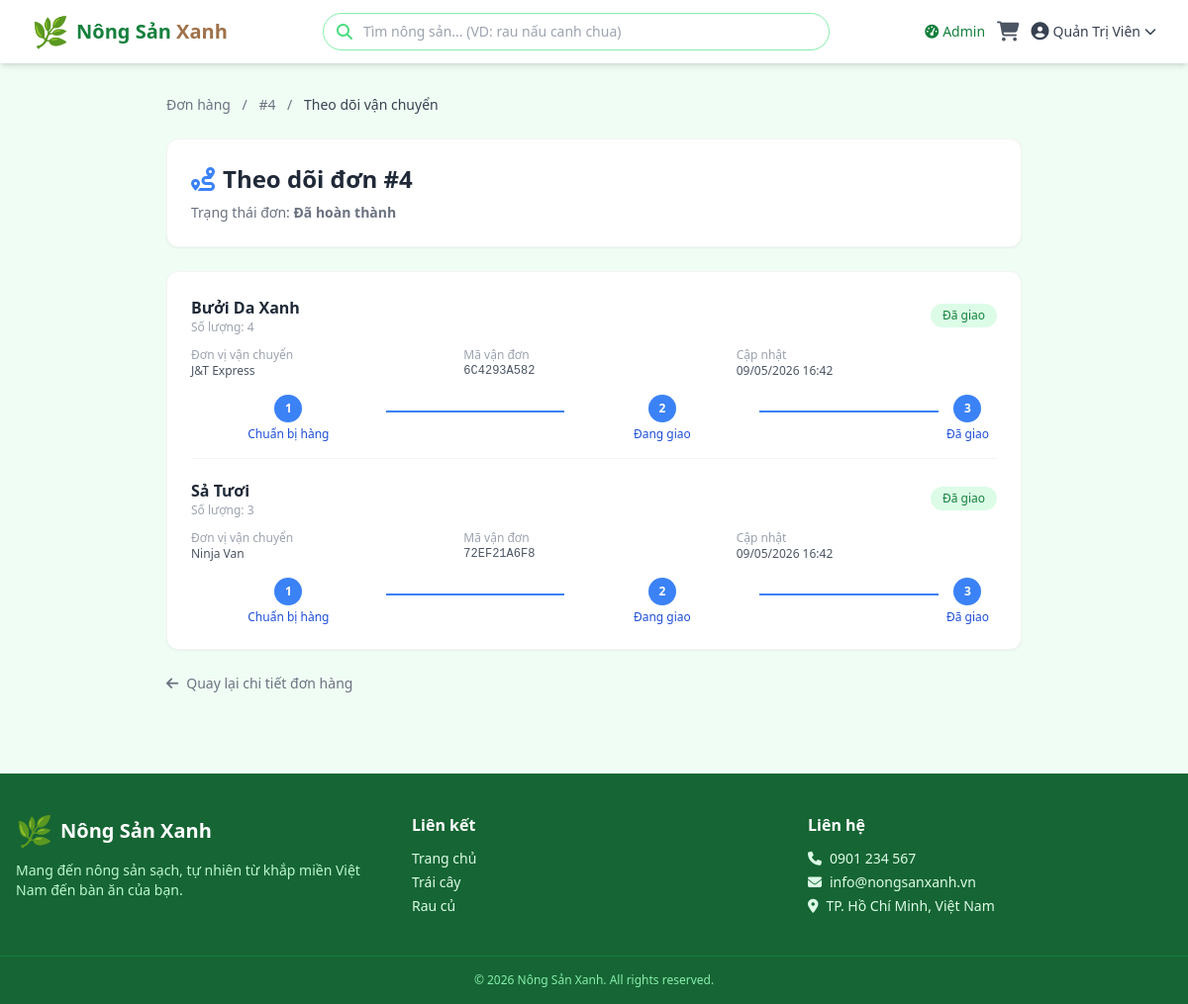
Page /orders/4/tracking (signed in) on the committed database.
### models.py (models this page shows, shortened)
class User(UserMixin, db.Model):
    __tablename__ = 'users'
    id = db.Column(db.Integer, primary_key=True)
    username = db.Column(db.String(80), unique=True, nullable=False, index=True)
    email = db.Column(db.String(120), unique=True, nullable=False, index=True)
    password_hash = db.Column(db.String(256), nullable=False)
    full_name = db.Column(db.String(150), nullable=False)
    phone = db.Column(db.String(20), nullable=True)
    address = db.Column(db.String(300), nullable=True)
    role = db.Column(db.String(20), nullable=False, default='buyer')  # 'admin' | 'seller' | 'buyer'
    is_active = db.Column(db.Boolean, default=True)
    created_at = db.Column(db.DateTime, default=datetime.utcnow)
    orders = db.relationship('Order', backref='customer', lazy='dynamic')
    products = db.relationship('Product', backref='seller', lazy='dynamic', foreign_keys='Product.seller_id')
    def is_admin(self):
        return self.role == 'admin'
    def is_seller(self):
        return self.role == 'seller'

class Order(db.Model):
    __tablename__ = 'orders'
    id = db.Column(db.Integer, primary_key=True)
    user_id = db.Column(db.Integer, db.ForeignKey('users.id'), nullable=False)
    order_date = db.Column(db.DateTime, default=datetime.utcnow)
    status = db.Column(db.String(30), nullable=False, default='Đang xử lý')
    total_amount = db.Column(db.Float, nullable=False, default=0)
    shipping_name = db.Column(db.String(150), nullable=False)
    shipping_phone = db.Column(db.String(20), nullable=False)
    shipping_address = db.Column(db.String(500), nullable=False)
    note = db.Column(db.Text, nullable=True)
    items = db.relationship('OrderItem', backref='order', lazy='joined', cascade='all, delete-orphan')
    payment = db.relationship('Payment', backref='order', uselist=False, cascade='all, delete-orphan')

class OrderItem(db.Model):
    __tablename__ = 'order_items'
    id = db.Column(db.Integer, primary_key=True)
    order_id = db.Column(db.Integer, db.ForeignKey('orders.id'), nullable=False)
    product_id = db.Column(db.Integer, db.ForeignKey('products.id'), nullable=False)
    product_name = db.Column(db.String(200), nullable=False)
    product_price = db.Column(db.Float, nullable=False)
    quantity = db.Column(db.Integer, nullable=False, default=1)
    subtotal = db.Column(db.Float, nullable=False, default=0)
    seller_status = db.Column(db.String(30), nullable=False, default='Đơn mới')
    shipping_code = db.Column(db.String(100), nullable=True)
    shipping_carrier = db.Column(db.String(100), nullable=True)
    shipping_updated_at = db.Column(db.DateTime, nullable=True)
    shipment = db.relationship('Shipment', backref='order_item', uselist=False, cascade='all, delete-orphan')

class Shipment(db.Model):
    __tablename__ = 'shipments'
    id = db.Column(db.Integer, primary_key=True)
    order_item_id = db.Column(db.Integer, db.ForeignKey('order_items.id'), nullable=False, unique=True)
    carrier = db.Column(db.String(100), nullable=True)
    tracking_code = db.Column(db.String(100), nullable=True)
    status = db.Column(db.String(30), nullable=False, default='Chuẩn bị hàng')
    shipped_at = db.Column(db.DateTime, nullable=True)
    delivered_at = db.Column(db.DateTime, nullable=True)
    updated_at = db.Column(db.DateTime, default=datetime.utcnow, onupdate=datetime.utcnow)

### app.py (the view)
@app.route('/orders/<int:order_id>/tracking')
@login_required
def order_tracking(order_id):
    order = Order.query.get_or_404(order_id)
    if order.user_id != current_user.id and not current_user.is_admin():
        abort(403)
    return render_template('tracking.html', order=order)

### app.py (called while the page is built)
@login_manager.user_loader
def load_user(user_id):
    return db.session.get(User, int(user_id))

@app.context_processor
def inject_cart_count():
    cart = session.get('cart', {})
    count = sum(item['quantity'] for item in cart.values())
    return dict(cart_count=count)

### templates/tracking.html (shortened to what this page needs)
{% extends 'base.html' %}
{% block content %}
<div class="max-w-4xl mx-auto px-4 py-8">
    <nav class="text-sm text-gray-500 mb-6">
        <a href="{{ url_for('order_history') }}" class="hover:text-green-brand-700 transition">Đơn hàng</a>
        <span class="mx-2">/</span>
        <a href="{{ url_for('order_detail', order_id=order.id) }}" class="hover:text-green-brand-700 transition">#{{ order.id }}</a>
        <span class="mx-2">/</span>
        <span class="text-gray-700 font-medium">Theo dõi vận chuyển</span>
    </nav>
    <div class="bg-white rounded-xl shadow-sm border border-gray-100 p-6 mb-6">
        <h1 class="text-2xl font-bold text-gray-800 mb-2">
            <i class="fas fa-route text-blue-500 mr-2"></i>Theo dõi đơn #{{ order.id }}
        </h1>
        <p class="text-sm text-gray-500">Trạng thái đơn: <span class="font-semibold">{{ order.status }}</span></p>
    </div>
    <div class="bg-white rounded-xl shadow-sm border border-gray-100 p-6 space-y-5">
        {% for item in order.items %}
        <div class="border-b border-gray-100 pb-4 last:border-b-0 last:pb-0">
            <div class="flex items-center justify-between mb-3">
                <div>
                    <p class="font-semibold text-gray-800">{{ item.product_name }}</p>
                    <p class="text-xs text-gray-400">Số lượng: {{ item.quantity }}</p>
                </div>
                {% set st = (item.shipment.status if item.shipment else item.seller_status) %}
                {% if st == 'Đã giao' %}
                <span class="px-3 py-1 rounded-full text-xs bg-green-100 text-green-700 font-medium">{{ st }}</span>
                {% elif st == 'Đang giao' %}
                <span class="px-3 py-1 rounded-full text-xs bg-blue-100 text-blue-700 font-medium">{{ st }}</span>
                {% else %}
                <span class="px-3 py-1 rounded-full text-xs bg-yellow-100 text-yellow-700 font-medium">{{ st }}</span>
                {% endif %}
            </div>
            <div class="text-xs text-gray-600 grid grid-cols-1 sm:grid-cols-3 gap-3">
                <div>
                    <p class="text-gray-400">Đơn vị vận chuyển</p>
                    <p>{{ (item.shipment.carrier if item.shipment else item.shipping_carrier) or '---' }}</p>
                </div>
                <div>
                    <p class="text-gray-400">Mã vận đơn</p>
                    <p class="font-mono">{{ (item.shipment.tracking_code if item.shipment else item.shipping_code) or '---' }}</p>
                </div>
                <div>
                    <p class="text-gray-400">Cập nhật</p>
                    <p>
                        {% if item.shipment and item.shipment.updated_at %}
                        {{ item.shipment.updated_at.strftime('%d/%m/%Y %H:%M') }}
                        {% elif item.shipping_updated_at %}
                        {{ item.shipping_updated_at.strftime('%d/%m/%Y %H:%M') }}
                        {% else %}---{% endif %}
                    </p>
                </div>
            </div>
            {% set steps = ['Chuẩn bị hàng', 'Đang giao', 'Đã giao'] %}
            {% set current = item.shipment.status if item.shipment else 'Chuẩn bị hàng' %}
            {% set idx = steps.index(current) if current in steps else 0 %}
            <div class="flex items-center justify-between mt-4 px-2">
                {% for i in range(3) %}
                <div class="flex flex-col items-center {% if i < 2 %}flex-1{% endif %}">
                    <div class="w-7 h-7 rounded-full flex items-center justify-center text-xs font-bold
                        {% if i <= idx %}bg-blue-500 text-white{% else %}bg-gray-200 text-gray-400{% endif %}">
                        {{ i + 1 }}
                    </div>
                    <span class="text-xs mt-1 {% if i <= idx %}text-blue-700 font-medium{% else %}text-gray-400{% endif %}">{{ steps[i] }}</span>
                </div>
                {% if i < 2 %}
                <div class="flex-1 h-0.5 mx-2 mt-[-14px] {% if i < idx %}bg-blue-500{% else %}bg-gray-200{% endif %}"></div>
                {% endif %}
                {% endfor %}
            </div>
        </div>
        {% endfor %}
    </div>
    <a href="{{ url_for('order_detail', order_id=order.id) }}"
       class="inline-flex items-center gap-2 text-sm text-gray-500 hover:text-green-brand-700 transition mt-6">
        <i class="fas fa-arrow-left"></i> Quay lại chi tiết đơn hàng
    </a>
</div>
{% endblock %}

### templates/base.html (shortened to what this page needs)
<!DOCTYPE html>
<html lang="vi">
<head>
    <script src="https://cdn.tailwindcss.com"></script>
    <link rel="stylesheet" href="https://cdnjs.cloudflare.com/ajax/libs/font-awesome/6.5.0/css/all.min.css">
</head>
<body class="bg-green-brand-50 text-gray-800 min-h-screen flex flex-col">
    <nav class="bg-white shadow-md sticky top-0 z-50">
        <div class="max-w-7xl mx-auto px-4 sm:px-6 lg:px-8">
            <div class="flex justify-between items-center h-16">
                <a href="{{ url_for('index') }}" class="flex items-center gap-2">
                    <span class="text-3xl">🌿</span>
                    <span class="text-xl font-bold text-green-brand-700">Nông Sản <span class="text-earth-500">Xanh</span></span>
                </a>
                <div class="hidden md:flex flex-1 max-w-lg mx-8">
                    <form action="{{ url_for('index') }}" method="GET" class="w-full relative">
                        <input type="text" name="q" value="{{ request.args.get('q', '') }}"
                               placeholder="Tìm nông sản... (VD: rau nấu canh chua)"
                               class="w-full pl-10 pr-4 py-2 rounded-full border border-green-brand-300 focus:border-green-brand-500 focus:ring-2 focus:ring-green-brand-200 outline-none text-sm"
                               id="searchInput" autocomplete="off">
                        <i class="fas fa-search absolute left-3.5 top-1/2 -translate-y-1/2 text-green-brand-400"></i>
                    </form>
                </div>
                <div class="flex items-center gap-3">
                    {% if current_user.is_authenticated %}
                        {% if current_user.is_admin() %}
                            <a href="{{ url_for('admin_dashboard') }}" class="hidden sm:inline-flex items-center gap-1 text-sm text-green-brand-700 hover:text-green-brand-900 font-medium">
                                <i class="fas fa-tachometer-alt"></i> Admin
                            </a>
                        {% elif current_user.is_seller() %}
                            <a href="{{ url_for('seller_dashboard') }}" class="hidden sm:inline-flex items-center gap-1 text-sm text-green-brand-700 hover:text-green-brand-900 font-medium">
                                <i class="fas fa-store"></i> Seller
                            </a>
                        {% endif %}
                        <a href="{{ url_for('cart') }}" class="relative text-gray-600 hover:text-green-brand-700">
                            <i class="fas fa-shopping-cart text-xl"></i>
                        </a>
                        <div class="relative group">
                            <button class="flex items-center gap-1 text-sm text-gray-700 hover:text-green-brand-700 font-medium">
                                <i class="fas fa-user-circle text-lg"></i>
                                <span class="hidden sm:inline">{{ current_user.full_name }}</span>
                                <i class="fas fa-chevron-down text-xs"></i>
                            </button>
                        </div>
                    {% endif %}
                </div>
            </div>
        </div>
    </nav>
    <main class="flex-1">
        {% block content %}{% endblock %}
    </main>
    <footer class="bg-green-brand-800 text-green-brand-100 mt-12">
        <div class="max-w-7xl mx-auto px-4 py-10 grid grid-cols-1 md:grid-cols-3 gap-8">
            <div>
                <div class="flex items-center gap-2 mb-3">
                    <span class="text-3xl">🌿</span>
                    <span class="text-xl font-bold text-white">Nông Sản Xanh</span>
                </div>
                <p class="text-sm text-green-brand-200">Mang đến nông sản sạch, tự nhiên từ khắp miền Việt Nam đến bàn ăn của bạn.</p>
            </div>
            <div>
                <h4 class="font-semibold text-white mb-3">Liên kết</h4>
                <ul class="space-y-1 text-sm">
                    <li><a href="{{ url_for('index') }}" class="hover:text-white transition">Trang chủ</a></li>
                    <li><a href="{{ url_for('index', category='Trái cây') }}" class="hover:text-white transition">Trái cây</a></li>
                    <li><a href="{{ url_for('index', category='Rau củ') }}" class="hover:text-white transition">Rau củ</a></li>
                </ul>
            </div>
            <div>
                <h4 class="font-semibold text-white mb-3">Liên hệ</h4>
                <ul class="space-y-1 text-sm">
                    <li><i class="fas fa-phone mr-2"></i>0901 234 567</li>
                    <li><i class="fas fa-envelope mr-2"></i>info@nongsanxanh.vn</li>
                    <li><i class="fas fa-map-marker-alt mr-2"></i>TP. Hồ Chí Minh, Việt Nam</li>
                </ul>
            </div>
        </div>
        <div class="border-t border-green-brand-700 text-center py-4 text-xs text-green-brand-300">
            &copy; 2026 Nông Sản Xanh. All rights reserved.
        </div>
    </footer>
</body>
</html>

### rows in the picture
User: full_name "Quản Trị Viên"
Order: id "4", status "Đã hoàn thành"
OrderItem: product_name "Bưởi Da Xanh", quantity "4", shipment.updated_at "09/05/2026 16:42", i "1" "2" "3", steps "Chuẩn bị hàng" "Đang giao" "Đã giao"
Shipment: status "Đã giao", carrier "J&T Express", tracking_code "6C4293A582"
OrderItem: product_name "Sả Tươi", quantity "3", shipment.updated_at "09/05/2026 16:42", i "1" "2" "3", steps "Chuẩn bị hàng" "Đang giao" "Đã giao"
Shipment: status "Đã giao", carrier "Ninja Van", tracking_code "72EF21A6F8"
